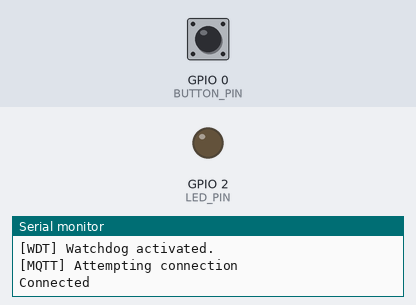
A program run on a simulated ESP32-S3. Parts: output pins drawn as LEDs (lit = HIGH), the last lines printed to the serial monitor. The test bench sets the inputs (shaded band); at power-on: GPIO 0 (BUTTON_PIN) HIGH. WiFi joins after 1.5 s; servers stay silent unless stated; random numbers use the default seed unless the program sets one; EEPROM starts erased; no MQTT or app messages arrive unless stated.

Above: at 1.7 s.
1.8 s: GPIO 0 (BUTTON_PIN) pulled LOW for 1 s
At 3.03 s:
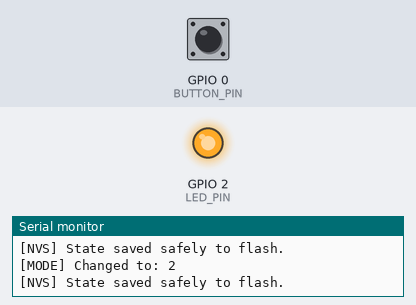
4.8 s: GPIO 0 (BUTTON_PIN) pulled LOW for 3.2 s
At 6.5 s:
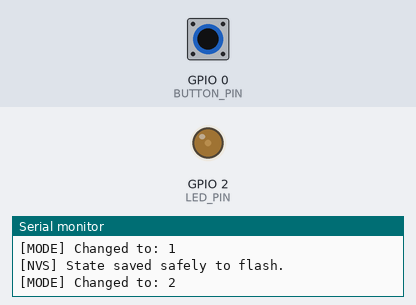
Timing chart, 0 to 18.5 s (numbered marks = the images above; inputs shaded):
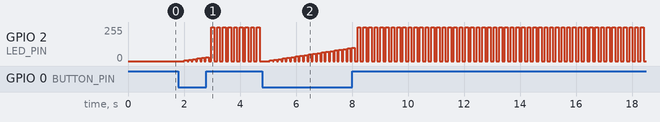

The program:

main.cpp
```cpp
#include <Arduino.h>
#include <esp_task_wdt.h>
#include <Preferences.h>
#include <PubSubClient.h>
#include <ArduinoJson.h>
#include <WiFi.h>

#define WDT_TIMEOUT 10
#define LED_PIN 2    //Breathing LED pin
#define BUTTON_PIN 0    //Mode switch button pin

const char* ssid = "iPhone";
const char* password = "zjd20061212";
const char* mqtt_broker = "broker.emqx.io";
const char* mqtt_topic = "esp32/device/control";

Preferences preferences;
WiFiClient espClient;
PubSubClient mqttClient(espClient);

bool lastButtonState=HIGH;    //Record previous button state
int currentMode=0;

void setup(){
  Serial.begin(115200);
  Serial.println("\n--- System Booting ---");

  preferences.begin("my-app",false);
  Serial.println("[NVS] Preferences library initialized");
  currentMode=preferences.getInt("let_mode",0);
  Serial.printf("[NVS] Recovered LED Mode: %d\n", currentMode);

  pinMode(BUTTON_PIN,INPUT_PULLUP);
  pinMode(LED_PIN,OUTPUT);

  setupWiFi();
  mqttClient.setServer(mqtt_broker,1883);
  mqttClient.setCallback(mqttCallback);

  esp_task_wdt_init(WDT_TIMEOUT,true);  //Initialize WDT
  //Add current task to WDT
  esp_task_wdt_add(NULL);
  Serial.println("[WDT] Watchdog activated.");
}

void loop(){
  //Periodically feed the dog
  esp_task_wdt_reset();
  if (!mqttClient.connected())
  {
    reconnectMQTT();
  }
  mqttClient.loop();

  bool buttonState=digitalRead(BUTTON_PIN);
  if (buttonState==LOW&&lastButtonState==HIGH)
  {
    delay(50);
    if (buttonState==LOW)
    {
      currentMode=(currentMode+1)%3;   //Cycle through 0,1,2
      Serial.printf("[MODE] Changed to: %d\n", currentMode);
      preferences.putInt("led_mode",currentMode);   //Write to NVS immediately
       Serial.println("[NVS] State saved safely to flash.");
    }
  }
  lastButtonState==buttonState;
  executeLEDMode(currentMode);
}

void mqttCallback(char* topic,byte* playload,unsigned int length)
{
  Serial.print("\n[MQTT] Message arrived on topic: ");
  Serial.println(topic);

  String message;
  for (int i = 0; i < length; i++)
  {
    message = message + (char)playload[i];
  }

  JsonDocument doc;
  DeserializationError error = deserializeJson(doc,message);

  if (error)
  {
    Serial.print("[JSON] Parse failed: ");
    Serial.println(error.c_str());
    return;
  }

  String cmd=doc["cmd"];
  if (cmd == "set_mode")
  {
    int newValue = doc["value"];
    if (newValue >= 0 && newValue <= 3)
    {
      currentMode = newValue;
      preferences.putInt("led_mode",currentMode);
      Serial.printf("[CLOUD] Mode updated to %d and safely saved to NVS.\n", currentMode);
    } else {
      Serial.println("[ERROR] Invalid mode value received.");
    }
  }
}

void executeLEDMode(int mode)
{
  static uint32_t lastUpState=0;
  static int brightness=0;
  static int fadeAmount=5;
  if (mode==0)
  {
    analogWrite(LED_PIN,0);
  }else if (mode==1)
  {
    if (millis()-lastUpState>30)
    {
       analogWrite(LED_PIN,brightness);
       brightness=brightness+fadeAmount;
       if (brightness<=0||brightness>=255)
       {
        fadeAmount=-fadeAmount;
       }

    }
    lastUpState=millis();
  }else if (mode==2)
  {
    if (millis()-lastUpState>100)
    {
      brightness=(brightness==0)? 255:0;
      analogWrite(LED_PIN,brightness);
      lastUpState=millis();
    }
  }
}

void setupWiFi()
{
  delay(50);
  Serial.printf("\n[WiFi] Connecting to %s",ssid);
  WiFi.begin(ssid,password);
  if (!WiFi.isConnected())
  {
    delay(500);
    Serial.print(".");
  }
  Serial.println("\n[WiFi] Connected! IP: "+WiFi.localIP().toString());
}

void reconnectMQTT()
{
  while (!mqttClient.connected())
  {
    Serial.println("[MQTT] Attempting connection");
    String clientId = "ESP32Client-"+ String(random(0xffff),HEX);

    esp_task_wdt_reset;

    if (mqttClient.connect(clientId.c_str()))
    {
      Serial.println("Connected");
      mqttClient.subscribe(mqtt_topic);
  } else {
    Serial.print("failed,rc=");
    Serial.print(mqttClient.state());
    Serial.println(" try again in 5 seconds");
    delay(5000);
    }

  }
}
```
